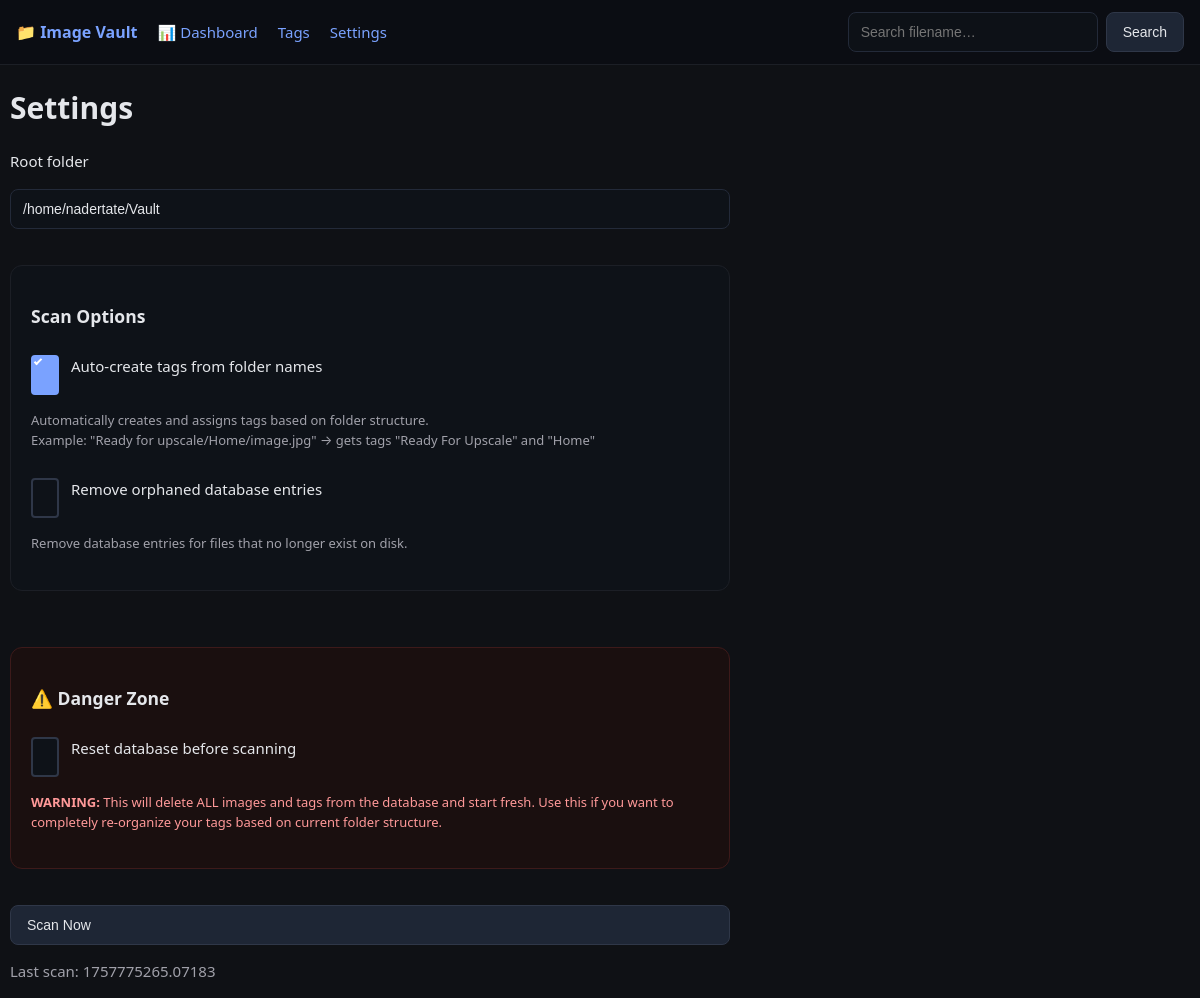
The app's page /settings, older data.
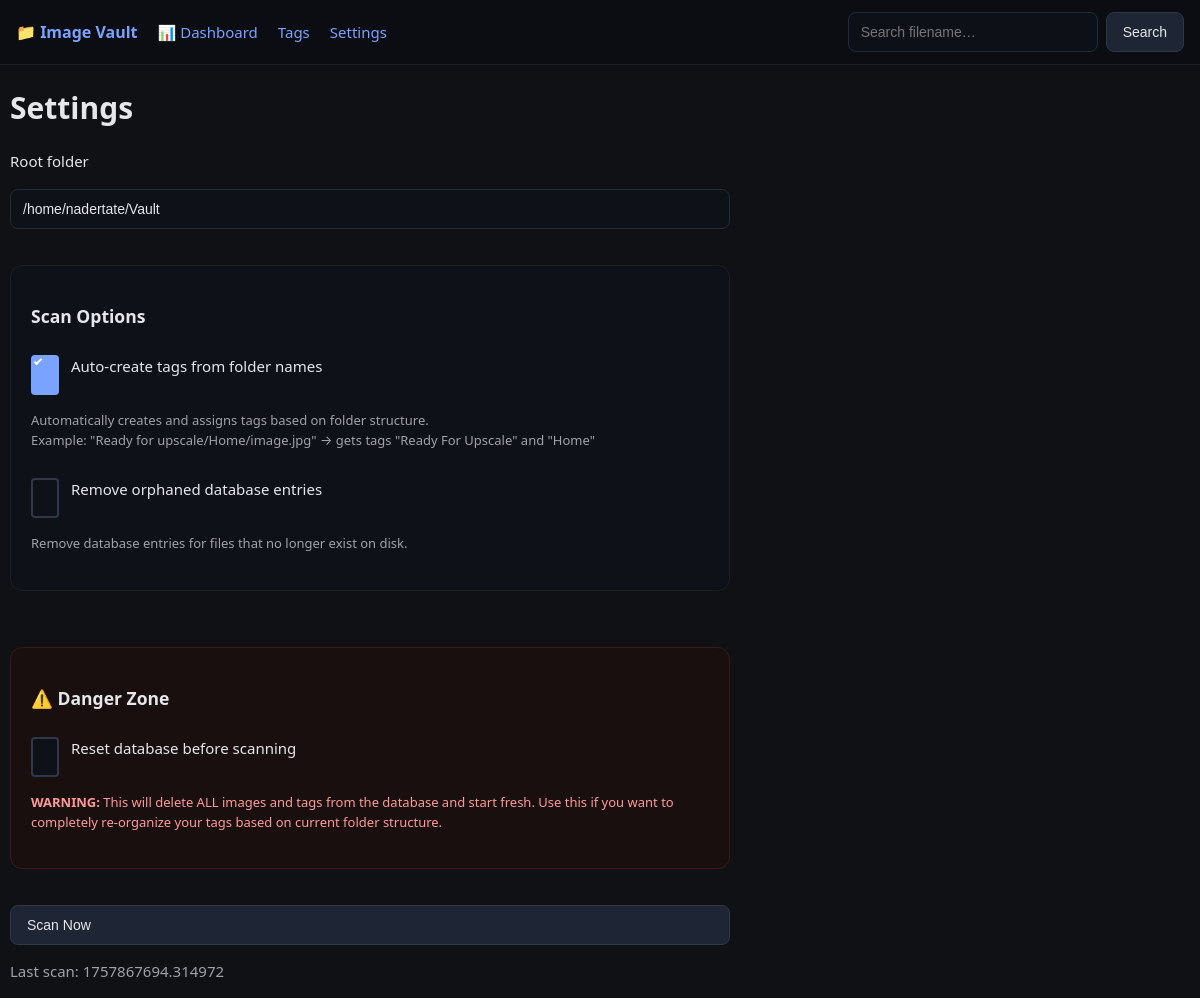
The same page, newer data.
### models.py (models this page shows)
class Setting(SQLModel, table=True):
    key: str = Field(primary_key=True)
    value: str

### routes.py (the view)
def settings(request: Request, msg: Optional[str] = None):
    return render(
        "settings.html",
        title="Settings",
        root=get_setting("root_dir"),
        last_scan=get_setting("last_scan"),
        msg=msg,
    )

### templates/settings.html (shortened to what this page needs)
{% extends 'base.html' %}
{% block content %}
<h1>Settings</h1>
<form method="post" action="/scan" class="settings">
  <label>Root folder</label>
  <input name="root_dir" value="{{ root or '' }}" placeholder="/path/to/Vault" required />
  <div class="scan-options">
    <h3>Scan Options</h3>
    <div class="option-item">
      <label class="checkbox-label">
        <input type="checkbox" name="auto_tag" value="1" checked>
        <span class="checkbox-text">Auto-create tags from folder names</span>
      </label>
      <p class="help-text">
        Automatically creates and assigns tags based on folder structure.<br>
        Example: "Ready for upscale/Home/image.jpg" → gets tags "Ready For Upscale" and "Home"
      </p>
    </div>
    <div class="option-item">
      <label class="checkbox-label">
        <input type="checkbox" name="cleanup" value="1">
        <span class="checkbox-text">Remove orphaned database entries</span>
      </label>
      <p class="help-text">Remove database entries for files that no longer exist on disk.</p>
    </div>
  </div>
  <div class="danger-zone">
    <h3>⚠️ Danger Zone</h3>
    <div class="option-item">
      <label class="checkbox-label">
        <input type="checkbox" name="reset_db" value="1" id="resetDb">
        <span class="checkbox-text">Reset database before scanning</span>
      </label>
      <p class="help-text danger-text">
        <strong>WARNING:</strong> This will delete ALL images and tags from the database and start fresh.
        Use this if you want to completely re-organize your tags based on current folder structure.
      </p>
    </div>
  </div>
  <button>Scan Now</button>
</form>
{% if last_scan %}<p class="muted">Last scan: {{ last_scan | datetime }}</p>{% endif %}
{% endblock %}

### templates/base.html (shortened to what this page needs)
<!DOCTYPE html>
<html>
  <head>
    <link rel="stylesheet" href="/static/app.css?v={{ range(1000, 9999) | random }}" />
  </head>
  <body>
    <header class="topbar">
      <nav>
        <a href="/images" class="brand">📁 Image Vault</a>
        <a href="/dashboard">📊 Dashboard</a>
        <a href="/tags">Tags</a>
        <a href="/settings">Settings</a>
        <form class="search" method="get" action="/images">
          <input
            name="q"
            value="{{ q or '' }}"
            placeholder="Search filename…"
          />
          <button>Search</button>
        </form>
      </nav>
    </header>
    <main style="margin: 10px">{% block content %}{% endblock %}</main>
  </body>
</html>

### static/app.css (style rules this page uses)
:root { --bg: #0f1115; --fg: #e5e7eb; --muted: #a1a1aa; --card: #111318; --chip: #2a2e37; --brand: #7aa2ff; --danger: #ff5c5c; --success: #10b981; --warning: #f59e0b; --border: #1f2430; --hover: #1a1d24; --focus: #2563eb; }
* { box-sizing: border-box; }
html, body { margin: 0; padding: 0; width: 100%; max-width: none; }
body { background: var(--bg); color: var(--fg); font: 15px/1.5 system-ui, -apple-system, "Segoe UI", Roboto, Inter, Ubuntu, Helvetica, Arial; -webkit-font-smoothing: antialiased; -moz-osx-font-smoothing: grayscale; }
a { color: var(--brand); text-decoration: none; transition: color 0.2s ease; }
.muted { color: var(--muted); }
.topbar { position: sticky; top: 0; background: rgba(12, 14, 19, 0.95); backdrop-filter: blur(12px); border-bottom: 1px solid #1c1f26; z-index: 10; }
.topbar nav { margin: 0; display: flex; gap: 20px; align-items: center; padding: 12px 16px; box-sizing: border-box; }
.topbar .brand { font-weight: 700; font-size: 16px; transition: all 0.2s ease; }
.topbar .search { margin-left: auto; display: flex; gap: 8px; align-items: center; }
.topbar .search input { min-width: 250px; background: rgba(14, 18, 24, 0.8); border: 1px solid #232a39; }
button { cursor: pointer; background: #1e2635; border: 1px solid #2f3748; color: var(--fg); padding: 10px 16px; border-radius: 8px; font-size: 14px; font-weight: 500; transition: all 0.2s ease; display: inline-flex; align-items: center; gap: 6px; min-height: 40px; }
input, select { background: #0e1218; border: 1px solid #232a39; color: var(--fg); padding: 10px 12px; border-radius: 8px; font-size: 14px; transition: all 0.2s ease; min-height: 40px; }
input[type="checkbox"] { appearance: none; width: 14px; height: 14px; border: 2px solid #2f3748; border-radius: 4px; background: #0e1218; cursor: pointer; position: relative; margin: 0; transition: all 0.2s ease; flex-shrink: 0; }
input[type="checkbox"]:checked { background: var(--brand); border-color: var(--brand); }
input[type="checkbox"]:checked::after { content: ""; position: absolute; top: 0px; left: 3px; width: 2px; height: 6px; border: solid white; border-width: 0 2px 2px 0; transform: rotate(45deg); }
.settings { display: grid; gap: 16px; max-width: 720px; }
.scan-options, .danger-zone { margin: 20px 0; padding: 20px; border-radius: 12px; }
.scan-options { background: #0e1218; border: 1px solid #1c1f26; }
.danger-zone { background: #1a0f0f; border: 1px solid #3d1a1a; }
.help-text { font-size: 13px; color: var(--muted); margin: 8px 0 16px 0; line-height: 1.5; }
.danger-text { color: #ff9999; }
.checkbox-label { display: flex; align-items: flex-start; gap: 12px; cursor: pointer; padding: 8px 0; }
.checkbox-text { font-weight: 500; color: var(--fg); line-height: 1.5; }
.option-item { margin-bottom: 20px; }
.option-item:last-child { margin-bottom: 0; }

Row changes from the older to the newer data that the page shows:
changed Setting (number 2 of 2 on the later page): value "1757775265.07183" → "1757867694.314972"
